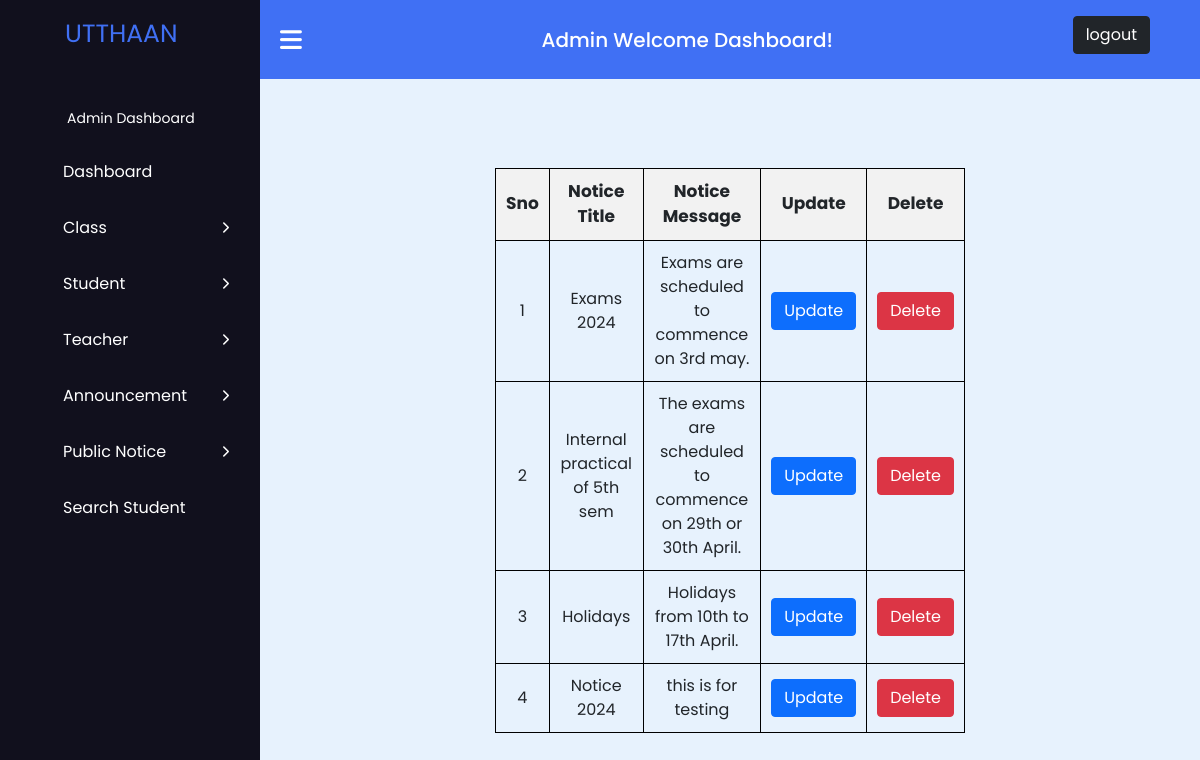
Screenshot of /manage_notice.php (signed in) with the database file from the repository.
### tables this page shows
CREATE TABLE `tblpublicnotice` (
  `id` int(50) NOT NULL,
  `noticetitle` varchar(50) DEFAULT NULL,
  `noticemessage` varchar(250) DEFAULT NULL,
  `creationdate` timestamp NULL DEFAULT current_timestamp()
);

### manage_notice.php (the view, shortened to what this page needs)
<?php
$host = "localhost";
$user = "root";
$password = "";
$database = "sms-project";
$data = mysqli_connect($host, $user, $password, $database);
$sql = "SELECT * FROM tblpublicnotice";
$result = mysqli_query($data, $sql);
?>
<!DOCTYPE html>
<html lang="en">
<head>
    <link rel="stylesheet" href="https://cdnjs.cloudflare.com/ajax/libs/font-awesome/6.2.1/css/all.min.css" />
    <link href="https://cdn.jsdelivr.net/npm/bootstrap@5.0.2/dist/css/bootstrap.min.css" rel="stylesheet">
</head>
<body>
    <?php
    include 'admin_sidebar.php';
    ?>
    <main class="main">
        <table>
            <thead>
                <tr>
                    <th class="table_th">Sno</th>
                    <th class="table_th">Notice Title</th>
                    <th class="table_th">Notice Message</th>
                    <th class="table_th">Update</th>
                    <th class="table_th">Delete</th>
                </tr>
            </thead>
            <tbody>
                <?php
                $sno=1;
                while ($info = $result->fetch_assoc()) {
                    ?>
                    <tr>
                        <td class="table_td"> <?php echo $sno++; ?> </td>
                        <td class="table_td">
                            <?php echo "{$info['noticetitle']}"; ?>
                        </td>
                        <td class="table_td">
                            <?php echo "{$info['noticemessage']}"; ?>
                        </td>
                        <td class="table_td">
                            <?php echo "<a onClick=\"javascript:return confirm('Are you sure to update this');\" class='btn btn-primary' href='update_notice.php?notice_id={$info['id']}'>Update</a>"; ?>
                        </td>
                        <td class="table_td">
                            <?php
                            echo "<a onClick=\"javascript:return confirm('Are you sure to delete this');\" class='btn btn-danger' href='delete_notice.php?notice_id={$info['id']}'> Delete </a>";
                            ?>
                        </td>
                    </tr>
                    <?php
                }
                ?>
            </tbody>
        </table>
    </main>
</body>
</html>

### manage_notice.php (style rules this page uses)
table { width: 50%; margin-top: 100px; border-collapse: collapse; }
th, td { padding: 10px; text-align: left; border-bottom: 1px solid #ddd; }
th { background-color: #f2f2f2; }
.table_th { border: 1px solid black; padding: 10px; font-size: 17px; text-align: center; }
.table_td { border: 1px solid black; padding: 10px; text-align: center; }

### admin_css.php (style rules this page uses)
* { margin: 0; padding: 0; box-sizing: border-box; font-family: "Poppins", sans-serif; }
.navbar, .main { left: 260px; width: calc(100% - 260px); transition: all 0.5s ease; z-index: 1000; }
.main { position: relative; display: flex; align-items: center; justify-content: center; height: 100vh; z-index: 100; background: #e7f2fd; }

### rows the page displays
tblpublicnotice: noticetitle "Exams 2024", noticemessage "Exams are scheduled to commence on 3rd may."
tblpublicnotice: noticetitle "Internal practical of 5th sem", noticemessage "The exams are scheduled to commence on 29th or 30th April."
tblpublicnotice: noticetitle "Holidays", noticemessage "Holidays from 10th to 17th April."
tblpublicnotice: noticetitle "Notice 2024", noticemessage "this is for testing"
